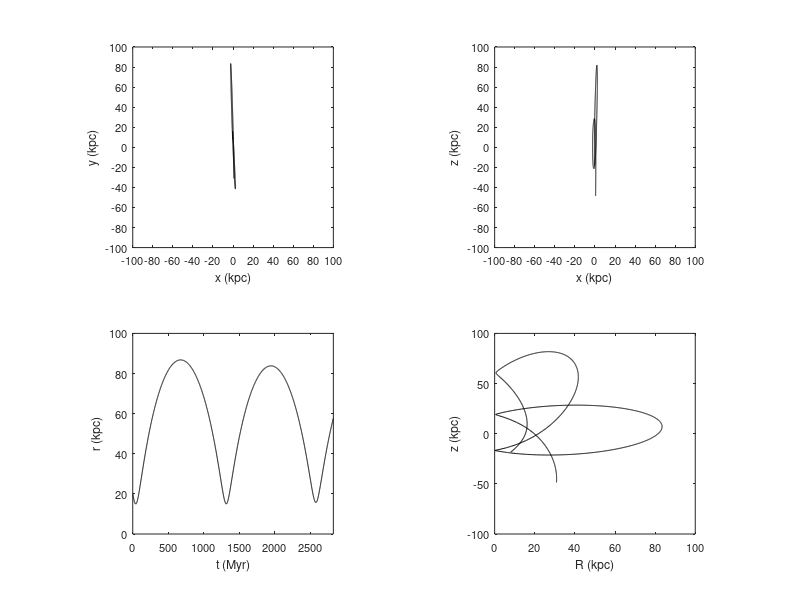

The MATLAB source for this figure:
clear all
close all

data = load('ax_coeff.dat');

whitebg('w')

t = data(:,1);

x = data(:,12);
y = data(:,13);
z = data(:,14);

v_x = data(:,15);
v_y = data(:,16);
v_z = data(:,17);

R = sqrt(x.^2+y.^2);
r = sqrt(x.^2+y.^2+z.^2);



subplot(2,2,1), plot(x,y,'k')

xlabel('x (kpc)','fontsize',9)
ylabel('y (kpc)','fontsize',9)
axis([-100 100 -100 100])
set(gca,'xtick',(-100:20:100),'ytick',(-100:20:100),'fontsize',8)
axis square


subplot(2,2,2), plot(x,z,'k')

xlabel('x (kpc)','fontsize',9)
ylabel('z (kpc)','fontsize',9)
axis([-100 100 -100 100])
set(gca,'xtick',(-100:20:100),'ytick',(-100:20:100),'fontsize',8)
axis square

subplot(2,2,3), plot(t,r,'k')

xlabel('t (Myr)','fontsize',9)
ylabel('r (kpc)','fontsize',9)
axis([0 max(t) 0 100])
set(gca,'ytick',(0:20:100),'fontsize',8)
axis square


subplot(2,2,4), plot(R,z,'k')

xlabel('R (kpc)','fontsize',9)
ylabel('z (kpc)','fontsize',9)
axis square
axis([0 100 -100 100])
set(gca,'fontsize',8)
